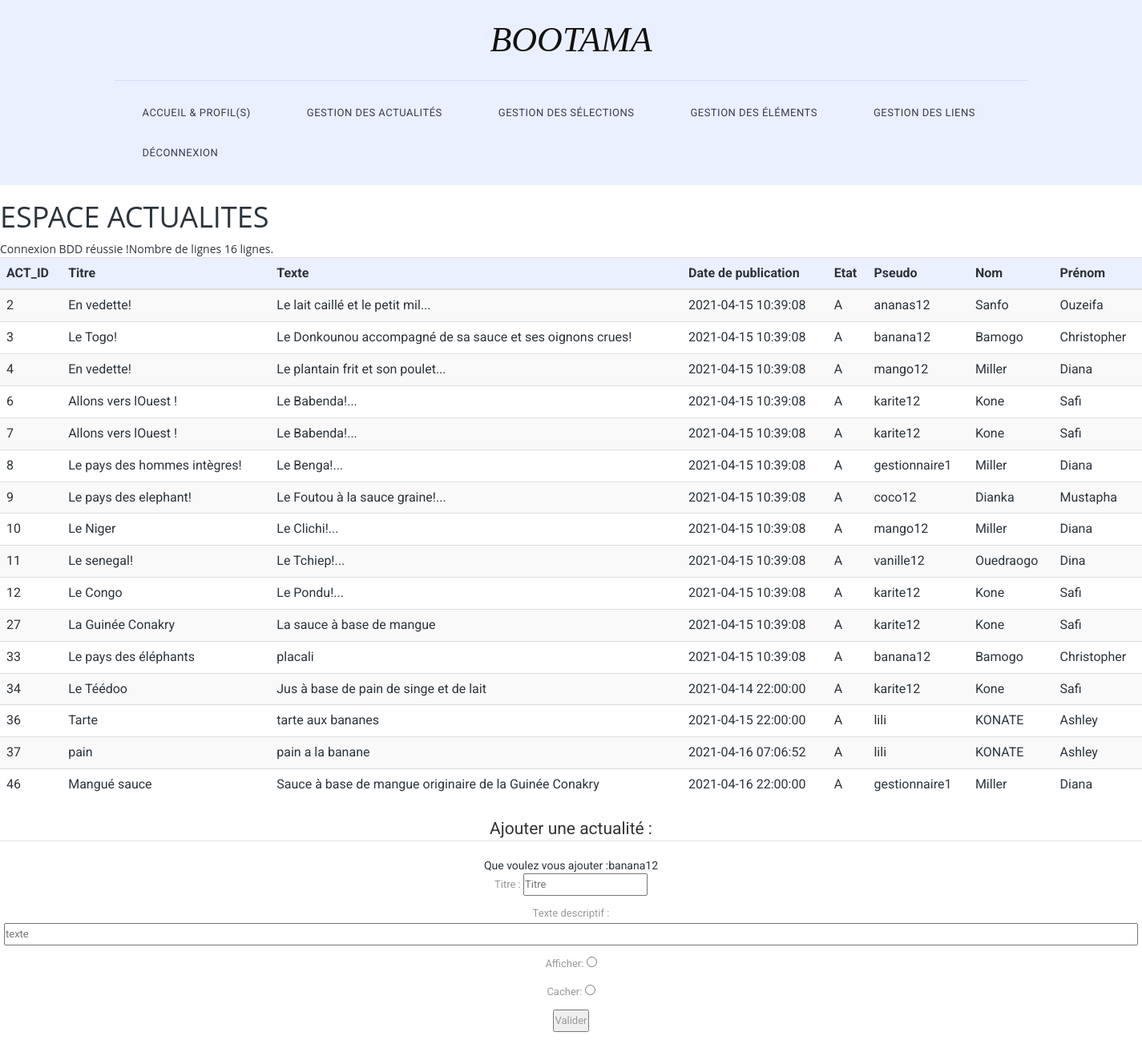
/v2/admin_actualite.php (signed in), run on the app's committed database.
### tables this page shows
CREATE TABLE `T_ACTUALITE_ACT` (
  `ACT_ID` int(50) NOT NULL,
  `CPT_PSEUDO` varchar(60) NOT NULL,
  `ACT_TITRE` varchar(50) NOT NULL,
  `ACT_Texte` varchar(256) NOT NULL,
  `ACT_DATE_PUBLICATION` timestamp NOT NULL DEFAULT current_timestamp() ON UPDATE current_timestamp(),
  `ACT_ETAT` char(1) NOT NULL
);

CREATE TABLE `T_PROFIL_UTILISATEUR_PRO` (
  `CPT_PSEUDO` varchar(60) NOT NULL,
  `PRO_NOM` varchar(64) NOT NULL,
  `PRO_prenom` varchar(64) NOT NULL,
  `PRO_mail` varchar(200) NOT NULL,
  `PRO_DATE_CREATION` timestamp NOT NULL DEFAULT current_timestamp() ON UPDATE current_timestamp(),
  `PRO_validite` char(1) NOT NULL,
  `PRO_statu` char(1) NOT NULL
);

### v2/admin_actualite.php (the view, shortened to what this page needs)
  <html>
  <head>
<link rel="stylesheet" href="css/bootstrap.min.css">
<link rel="stylesheet" href="css/bootstrap-theme.min.css">
<link rel="stylesheet" href="css/fontAwesome.css">
<link rel="stylesheet" href="css/hero-slider.css">
<link rel="stylesheet" href="css/owl-carousel.css">
<link rel="stylesheet" href="css/templatemo-style.css">
</head>
<body>
	<div class="header">
		<div class="container">
			<a href="#" class="navbar-brand scroll-top">BOOTAMA</a>
			<nav class="navbar navbar-inverse" role="navigation">
				<div id="main-nav" class="collapse navbar-collapse">
					<ul class="nav navbar-nav">
            <li><a href="admin_accueil.php">Accueil
            & profil(s)</a></li>
            <li><a href="admin_actualite.php">Gestion des
            actualités</a></li>
            <li><a href="admin_selection.php">Gestion des sélections</a></li>
            <li><a href="admin_element.php">Gestion des éléments</a></li>
            <li><a href="admin_lien.php">Gestion des liens</a></li>
            <li><a href="deco.php">Déconnexion</a></li>
          </ul>
        </div>
      </nav>
    </div>
  </div>
  <h1>ESPACE ACTUALITES</h1>
  <?php
  $mysqli = new mysqli('localhost','zkonateas','xgsvsn4u','zfl2-zkonateas');
 echo ("Connexion BDD réussie !");
 $profil = "
 SELECT * from T_ACTUALITE_ACT
 join T_PROFIL_UTILISATEUR_PRO USING(CPT_PSEUDO)
 ";
 $resultp = $mysqli->query($profil);
 $row_cnt = $resultp->num_rows;
 printf("Nombre de lignes %d lignes.\n", $row_cnt);
 $sql ="
 SELECT * from T_ACTUALITE_ACT
 join T_PROFIL_UTILISATEUR_PRO USING(CPT_PSEUDO);
 ";
 $result = $mysqli->query($sql);
 if ($result->num_rows > 0) {
  ?>
  <table class="table table-striped">
    <tr align="center" style="background-color: #eaf0ff">
      <th>ACT_ID</th>
      <th>Titre</th>
      <th>Texte</th>
      <th>Date de publication</th>
      <th>Etat</th>
      <th>Pseudo</th>
      <th>Nom</th>
      <th>Prénom</th>
    </tr>
    <tbody>
     <?php while($row = $result->fetch_assoc()) { ?>
      <tr>
        <td><?php echo $row['ACT_ID'];  ?></td>
        <td><?php echo $row['ACT_TITRE'];  ?></td>
        <td><?php echo $row['ACT_Texte'];  ?></td>
        <td><?php echo $row['ACT_DATE_PUBLICATION'];  ?></td>
        <td><?php echo $row['ACT_ETAT'];  ?></td>
        <td><?php echo $row['CPT_PSEUDO'];  ?></td>
        <td><?php echo $row['PRO_NOM'];  ?></td>
        <td><?php echo $row['PRO_prenom'];  ?></td>
      </tr>
      <?php
    }
  }
  ?>
</tbody>
</table>
<center>
  <form action="admin_actualite_action.php" method="post">
    <fieldset>
      <legend>Ajouter une actualité :</legend>
      <?php
      echo "Que voulez vous ajouter :";
      echo($_SESSION['login'])
      ?>
      <p>Titre :
        <input type="text" name="titre" placeholder="Titre"
        maxlength="200" required="required"/>
      </p>
      <p>Texte descriptif :
        <input type="text " required
        minlength="4" maxlength="200" size="200" name="texte" placeholder="texte"
        maxlength="20" required="required"/>
      </p>
      <p>Afficher:
        <input type="radio" name="genre" value="A" maxlength="20" required="required"/>
      </p>
      <p>Cacher:
        <input type="radio" name="genre" value="C" maxlength="20" required="required"/>
      </p>
    </fieldset>
                            <p><input type="submit" value="Valider"></p>
                          </form>
                        </center>
</body>
</html>

### v2/css/hero-slider.css (style rules this page uses)
*, *::after, *::before { -webkit-box-sizing: border-box; -moz-box-sizing: border-box; box-sizing: border-box; }
html { font-size: 62.5%; }
body { font-family: "Open Sans", sans-serif; color: #2c343b; background-color: #f2f2f2; }
a { color: #d44457; text-decoration: none; }

### v2/css/templatemo-style.css (style rules this page uses)
* { margin: 0; padding: 0; font-family: 'Roboto', arial, sans-serif; }
body { overflow-x: hidden; background-color: #fff; }
ul { list-style: none; margin: 0px; }
p { color: #9a9a9a; font-size: 13px; line-height: 24px; }
.header { width: 100%; padding: 0; z-index: 10000; transition: all 0.2s ease-in-out; background-color: #eaf0ff; text-align: center; }
.navbar-inverse .navbar-brand, .navbar-inverse .navbar-nav>li>a { text-shadow: none; }
.navbar-brand { font-family: 'Spectral', serif; font-size: 44px; color: #121212; font-style: italic; text-align: center; width: 100%; border-bottom: 1px solid #d8deed; position: relative; padding: 40px 0px; height: auto!important; }
#main-nav { padding: 15px 0px; float: right; position:relative; left:-50%; text-align: left; }
.nav { list-style:none; position:relative; left:50%; }
.navbar-nav li { margin: 0px 20px; }
.navbar-nav li a { font-family: 'Roboto', sans-serif; font-size: 13px; text-transform: uppercase; color: #363e50!important; letter-spacing: 0.5px; }
.navbar-inverse { background-image: none; background-color: transparent; }
.header .navbar { margin: 0; border: none; }

### data on the page
t_actualite_act: ACT_ID "2", ACT_TITRE "En vedette!", ACT_Texte "Le lait caillé et le petit mil...", ACT_DATE_PUBLICATION "2021-04-15 10:39:08", ACT_ETAT "A", CPT_PSEUDO "ananas12", t_profil_utilisateur_pro.PRO_NOM "Sanfo", t_profil_utilisateur_pro.PRO_prenom "Ouzeifa"
t_actualite_act: ACT_ID "3", ACT_TITRE "Le Togo!", ACT_Texte "Le Donkounou accompagné de sa sauce et ses oignons crues!", ACT_DATE_PUBLICATION "2021-04-15 10:39:08", ACT_ETAT "A", CPT_PSEUDO "banana12", t_profil_utilisateur_pro.PRO_NOM "Bamogo", t_profil_utilisateur_pro.PRO_prenom "Christopher"
t_actualite_act: ACT_ID "4", ACT_TITRE "En vedette!", ACT_Texte "Le plantain frit et son poulet...", ACT_DATE_PUBLICATION "2021-04-15 10:39:08", ACT_ETAT "A", CPT_PSEUDO "mango12", t_profil_utilisateur_pro.PRO_NOM "Miller", t_profil_utilisateur_pro.PRO_prenom "Diana"
t_actualite_act: ACT_ID "6", ACT_TITRE "Allons vers lOuest !", ACT_Texte "Le Babenda!...", ACT_DATE_PUBLICATION "2021-04-15 10:39:08", ACT_ETAT "A", CPT_PSEUDO "karite12", t_profil_utilisateur_pro.PRO_NOM "Kone", t_profil_utilisateur_pro.PRO_prenom "Safi"
t_actualite_act: ACT_ID "7", ACT_TITRE "Allons vers lOuest !", ACT_Texte "Le Babenda!...", ACT_DATE_PUBLICATION "2021-04-15 10:39:08", ACT_ETAT "A", CPT_PSEUDO "karite12", t_profil_utilisateur_pro.PRO_NOM "Kone", t_profil_utilisateur_pro.PRO_prenom "Safi"
t_actualite_act: ACT_ID "8", ACT_TITRE "Le pays des hommes intègres!", ACT_Texte "Le Benga!...", ACT_DATE_PUBLICATION "2021-04-15 10:39:08", ACT_ETAT "A", CPT_PSEUDO "gestionnaire1", t_profil_utilisateur_pro.PRO_NOM "Miller", t_profil_utilisateur_pro.PRO_prenom "Diana"
t_actualite_act: ACT_ID "9", ACT_TITRE "Le pays des elephant!", ACT_Texte "Le Foutou à la sauce graine!...", ACT_DATE_PUBLICATION "2021-04-15 10:39:08", ACT_ETAT "A", CPT_PSEUDO "coco12", t_profil_utilisateur_pro.PRO_NOM "Dianka", t_profil_utilisateur_pro.PRO_prenom "Mustapha"
t_actualite_act: ACT_ID "10", ACT_TITRE "Le Niger", ACT_Texte "Le Clichi!...", ACT_DATE_PUBLICATION "2021-04-15 10:39:08", ACT_ETAT "A", CPT_PSEUDO "mango12", t_profil_utilisateur_pro.PRO_NOM "Miller", t_profil_utilisateur_pro.PRO_prenom "Diana"
t_actualite_act: ACT_ID "11", ACT_TITRE "Le senegal!", ACT_Texte "Le Tchiep!...", ACT_DATE_PUBLICATION "2021-04-15 10:39:08", ACT_ETAT "A", CPT_PSEUDO "vanille12", t_profil_utilisateur_pro.PRO_NOM "Ouedraogo", t_profil_utilisateur_pro.PRO_prenom "Dina"
t_actualite_act: ACT_ID "12", ACT_TITRE "Le Congo", ACT_Texte "Le Pondu!...", ACT_DATE_PUBLICATION "2021-04-15 10:39:08", ACT_ETAT "A", CPT_PSEUDO "karite12", t_profil_utilisateur_pro.PRO_NOM "Kone", t_profil_utilisateur_pro.PRO_prenom "Safi"
t_actualite_act: ACT_ID "27", ACT_TITRE "La Guinée Conakry", ACT_Texte "La sauce à base de mangue", ACT_DATE_PUBLICATION "2021-04-15 10:39:08", ACT_ETAT "A", CPT_PSEUDO "karite12", t_profil_utilisateur_pro.PRO_NOM "Kone", t_profil_utilisateur_pro.PRO_prenom "Safi"
t_actualite_act: ACT_ID "33", ACT_TITRE "Le pays des éléphants", ACT_Texte "placali", ACT_DATE_PUBLICATION "2021-04-15 10:39:08", ACT_ETAT "A", CPT_PSEUDO "banana12", t_profil_utilisateur_pro.PRO_NOM "Bamogo", t_profil_utilisateur_pro.PRO_prenom "Christopher"
t_actualite_act: ACT_ID "34", ACT_TITRE "Le Téédoo", ACT_Texte "Jus à base de pain de singe et de lait", ACT_DATE_PUBLICATION "2021-04-14 22:00:00", ACT_ETAT "A", CPT_PSEUDO "karite12", t_profil_utilisateur_pro.PRO_NOM "Kone", t_profil_utilisateur_pro.PRO_prenom "Safi"
t_actualite_act: ACT_ID "36", ACT_TITRE "Tarte", ACT_Texte "tarte aux bananes", ACT_DATE_PUBLICATION "2021-04-15 22:00:00", ACT_ETAT "A", CPT_PSEUDO "lili", t_profil_utilisateur_pro.PRO_NOM "KONATE", t_profil_utilisateur_pro.PRO_prenom "Ashley"
t_actualite_act: ACT_ID "37", ACT_TITRE "pain", ACT_Texte "pain a la banane", ACT_DATE_PUBLICATION "2021-04-16 07:06:52", ACT_ETAT "A", CPT_PSEUDO "lili", t_profil_utilisateur_pro.PRO_NOM "KONATE", t_profil_utilisateur_pro.PRO_prenom "Ashley"
t_actualite_act: ACT_ID "46", ACT_TITRE "Mangué sauce", ACT_Texte "Sauce à base de mangue originaire de la Guinée Conakry", ACT_DATE_PUBLICATION "2021-04-16 22:00:00", ACT_ETAT "A", CPT_PSEUDO "gestionnaire1", t_profil_utilisateur_pro.PRO_NOM "Miller", t_profil_utilisateur_pro.PRO_prenom "Diana"

### other printed values
$row_cnt "16"
$_SESSION['login'] "banana12"
